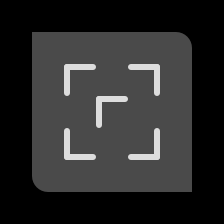

Tiled map render using the project's own tile images. Description and the whole map definition, tile-layer contents included, below:
An orthogonal 7x7 tile map with 32x32 px tiles, 4 tile layers (grid, walls, zonemap, cellrounded) and 8 objects (4x goal, player, cloner, slide, fluffy).

<map version="1.0" orientation="orthogonal" renderorder="right-down" width="7" height="7" tilewidth="32" tileheight="32">
 <properties>
  <property name="_mode" value="" />
  <property name="_title" value="test" />
  <property name="_zone" value="" />
 </properties>
 <tileset firstgid="1" name="cells" tilewidth="32" tileheight="32">
  <image source="../cells.png" trans="ff00ff" width="128" height="384" />
 </tileset>
 <layer name="grid" width="7" height="7">
  <data>
   <tile gid="16" />
   <tile gid="16" />
   <tile gid="16" />
   <tile gid="16" />
   <tile gid="16" />
   <tile gid="16" />
   <tile gid="16" />
   <tile gid="16" />
   <tile gid="1" />
   <tile gid="1" />
   <tile gid="1" />
   <tile gid="1" />
   <tile gid="1" />
   <tile gid="16" />
   <tile gid="16" />
   <tile gid="1" />
   <tile gid="7" />
   <tile gid="1" />
   <tile gid="6" />
   <tile gid="1" />
   <tile gid="16" />
   <tile gid="16" />
   <tile gid="1" />
   <tile gid="1" />
   <tile gid="7" />
   <tile gid="1" />
   <tile gid="1" />
   <tile gid="16" />
   <tile gid="16" />
   <tile gid="1" />
   <tile gid="11" />
   <tile gid="1" />
   <tile gid="10" />
   <tile gid="1" />
   <tile gid="16" />
   <tile gid="16" />
   <tile gid="1" />
   <tile gid="1" />
   <tile gid="1" />
   <tile gid="1" />
   <tile gid="1" />
   <tile gid="16" />
   <tile gid="16" />
   <tile gid="16" />
   <tile gid="16" />
   <tile gid="16" />
   <tile gid="16" />
   <tile gid="16" />
   <tile gid="16" />
  </data>
 </layer>
 <layer name="walls" width="7" height="7">
  <data>
   <tile gid="0" />
   <tile gid="0" />
   <tile gid="0" />
   <tile gid="0" />
   <tile gid="0" />
   <tile gid="0" />
   <tile gid="0" />
   <tile gid="0" />
   <tile gid="0" />
   <tile gid="0" />
   <tile gid="0" />
   <tile gid="0" />
   <tile gid="0" />
   <tile gid="0" />
   <tile gid="0" />
   <tile gid="0" />
   <tile gid="0" />
   <tile gid="0" />
   <tile gid="0" />
   <tile gid="0" />
   <tile gid="0" />
   <tile gid="0" />
   <tile gid="0" />
   <tile gid="0" />
   <tile gid="0" />
   <tile gid="0" />
   <tile gid="0" />
   <tile gid="0" />
   <tile gid="0" />
   <tile gid="0" />
   <tile gid="0" />
   <tile gid="0" />
   <tile gid="0" />
   <tile gid="0" />
   <tile gid="0" />
   <tile gid="0" />
   <tile gid="0" />
   <tile gid="0" />
   <tile gid="0" />
   <tile gid="0" />
   <tile gid="0" />
   <tile gid="0" />
   <tile gid="0" />
   <tile gid="0" />
   <tile gid="0" />
   <tile gid="0" />
   <tile gid="0" />
   <tile gid="0" />
   <tile gid="0" />
  </data>
 </layer>
 <layer name="zonemap" width="7" height="7">
  <data>
   <tile gid="0" />
   <tile gid="0" />
   <tile gid="0" />
   <tile gid="0" />
   <tile gid="0" />
   <tile gid="0" />
   <tile gid="0" />
   <tile gid="0" />
   <tile gid="0" />
   <tile gid="0" />
   <tile gid="0" />
   <tile gid="0" />
   <tile gid="0" />
   <tile gid="0" />
   <tile gid="0" />
   <tile gid="0" />
   <tile gid="0" />
   <tile gid="0" />
   <tile gid="0" />
   <tile gid="0" />
   <tile gid="0" />
   <tile gid="0" />
   <tile gid="0" />
   <tile gid="0" />
   <tile gid="0" />
   <tile gid="0" />
   <tile gid="0" />
   <tile gid="0" />
   <tile gid="0" />
   <tile gid="0" />
   <tile gid="0" />
   <tile gid="0" />
   <tile gid="0" />
   <tile gid="0" />
   <tile gid="0" />
   <tile gid="0" />
   <tile gid="0" />
   <tile gid="0" />
   <tile gid="0" />
   <tile gid="0" />
   <tile gid="0" />
   <tile gid="0" />
   <tile gid="0" />
   <tile gid="0" />
   <tile gid="0" />
   <tile gid="0" />
   <tile gid="0" />
   <tile gid="0" />
   <tile gid="0" />
  </data>
 </layer>
 <layer name="cellrounded" width="7" height="7">
  <data>
   <tile gid="0" />
   <tile gid="0" />
   <tile gid="0" />
   <tile gid="0" />
   <tile gid="0" />
   <tile gid="0" />
   <tile gid="0" />
   <tile gid="0" />
   <tile gid="0" />
   <tile gid="0" />
   <tile gid="0" />
   <tile gid="0" />
   <tile gid="18" />
   <tile gid="0" />
   <tile gid="0" />
   <tile gid="0" />
   <tile gid="0" />
   <tile gid="0" />
   <tile gid="0" />
   <tile gid="0" />
   <tile gid="0" />
   <tile gid="0" />
   <tile gid="0" />
   <tile gid="0" />
   <tile gid="0" />
   <tile gid="0" />
   <tile gid="0" />
   <tile gid="0" />
   <tile gid="0" />
   <tile gid="0" />
   <tile gid="0" />
   <tile gid="0" />
   <tile gid="0" />
   <tile gid="0" />
   <tile gid="0" />
   <tile gid="0" />
   <tile gid="19" />
   <tile gid="0" />
   <tile gid="0" />
   <tile gid="0" />
   <tile gid="0" />
   <tile gid="0" />
   <tile gid="0" />
   <tile gid="0" />
   <tile gid="0" />
   <tile gid="0" />
   <tile gid="0" />
   <tile gid="0" />
   <tile gid="0" />
  </data>
 </layer>
 <objectgroup name="players">
  <object type="player" x="47" y="112" />
 </objectgroup>
 <objectgroup name="enemies">
  <object type="cloner" x="114" y="113" />
 </objectgroup>
 <objectgroup name="items">
  <object type="goal" x="81" y="80" />
  <object type="goal" x="80" y="141" />
  <object type="goal" x="138" y="141" />
  <object type="goal" x="138" y="83" />
 </objectgroup>
 <objectgroup name="powerups">
  <object type="slide" x="79.8621" y="111.174" />
 </objectgroup>
 <objectgroup name="portals" />
 <objectgroup name="cells">
  <object type="fluffy" x="45" y="46" />
 </objectgroup>
</map>
